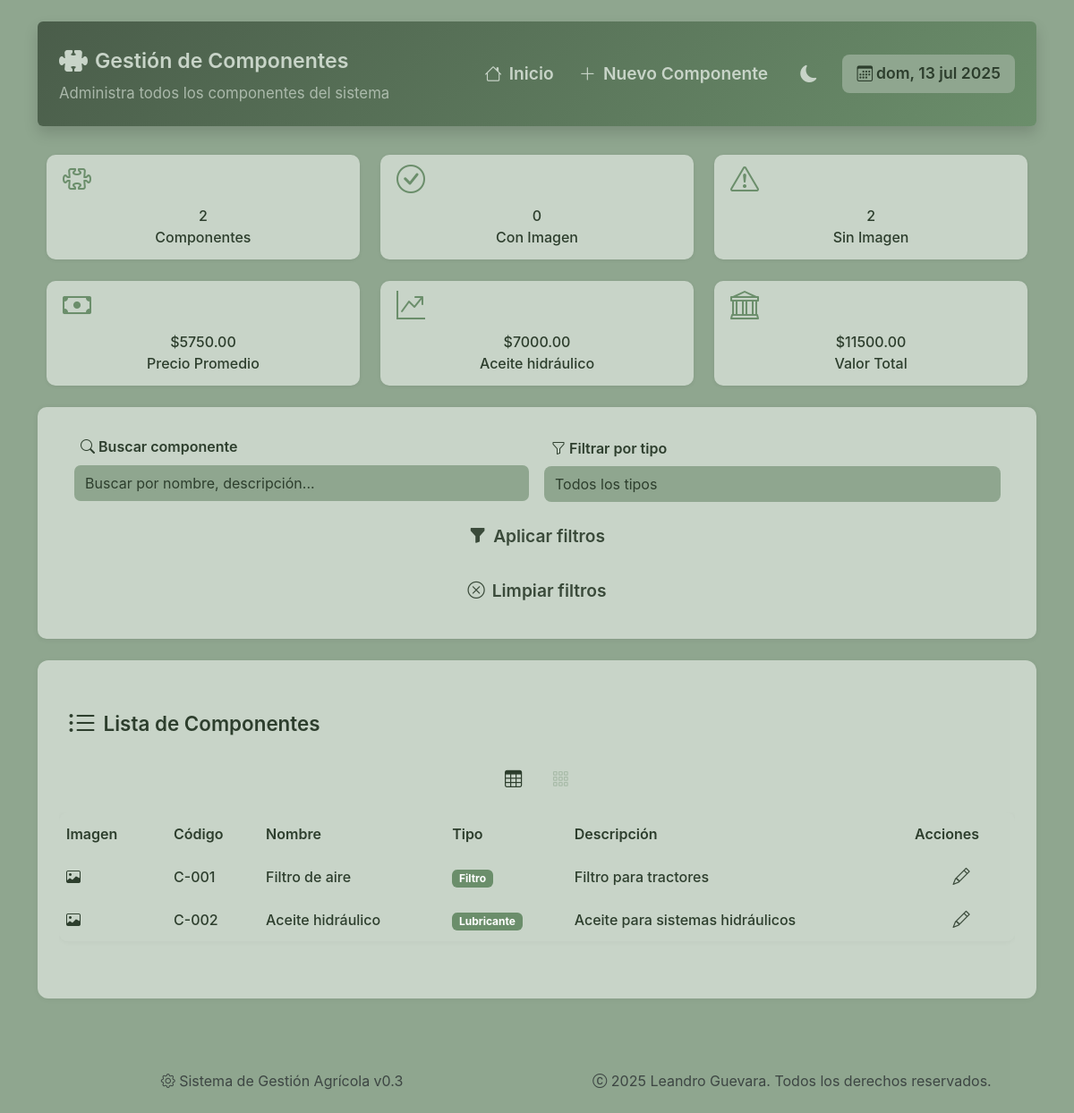
/componente/, run on an earlier commit of the app's database.
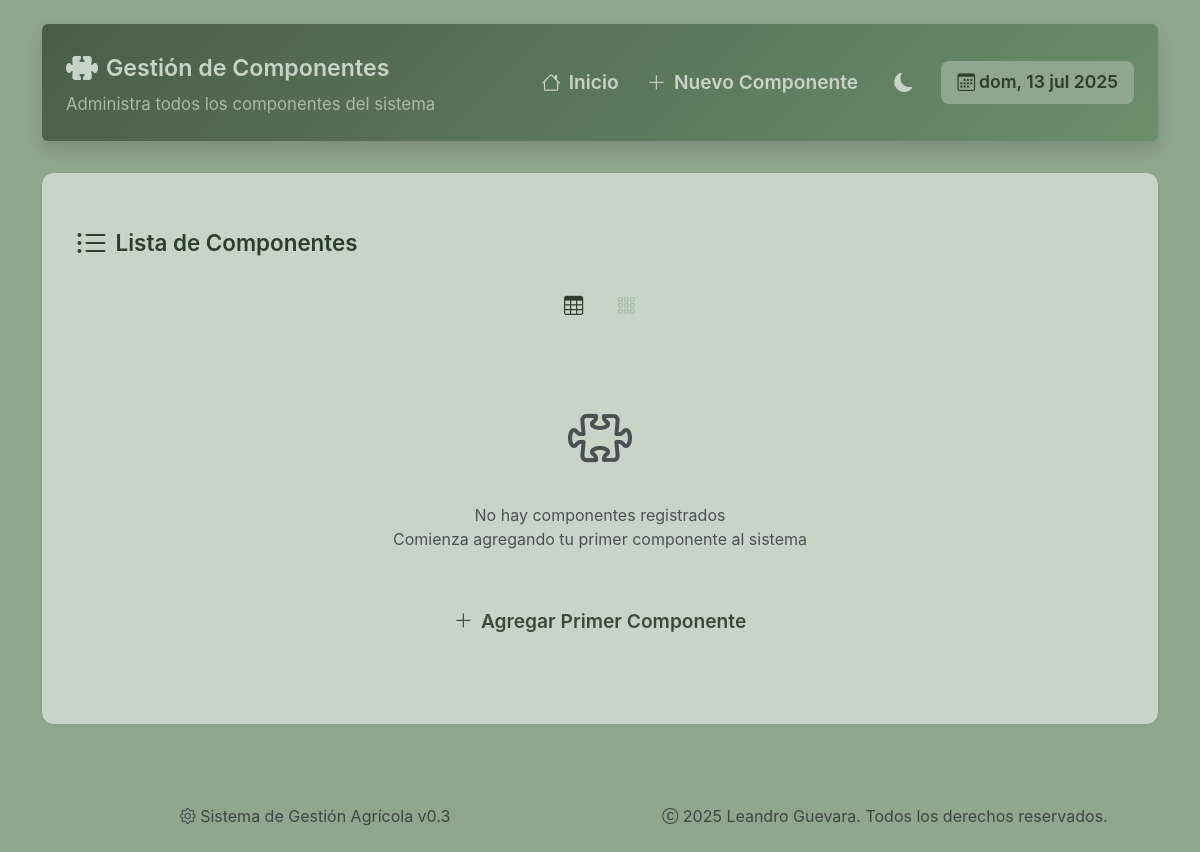
And on a later commit of the database.
### tables this page shows
CREATE TABLE componentes (
        ID INTEGER PRIMARY KEY AUTOINCREMENT,
        ID_Componente TEXT UNIQUE,
        Nombre TEXT NOT NULL,
        Descripcion TEXT,
        Tipo TEXT,
        Foto TEXT,
        Marca TEXT,
        Modelo TEXT,
        Precio REAL
    );

### sistema_gestion_agricola/routes/componentes.py (the view)
@componentes_bp.route('/')
def lista_componentes():
    conn = get_db_connection()
    componentes = conn.execute('SELECT * FROM componentes').fetchall()
    conn.close()
    return render_template('componentes/listar.html', componentes=componentes)

### sistema_gestion_agricola/utils/db.py (called while the page is built)
def get_db_connection():
    conn = sqlite3.connect('sistema_gestion_agricola.db', timeout=10)
    conn.row_factory = sqlite3.Row
    return conn

### sistema_gestion_agricola/templates/componentes/listar.html (shortened to what the changed rows need)
{% extends "base.html" %}
{% block content %}
<div class="page-wrapper">
    <div class="dashboard-header p-4 shadow rounded">
        <div class="header-topbar">
            <div class="header-title">
                <h2 class="section-title"><i class="bi bi-puzzle-fill"></i> Gestión de Componentes</h2>
            </div>
        </div>
    </div>
    {% if componentes %}
    <div class="stats-grid">
        <div class="stat-card hidden-item" data-delay="100">
            <div class="stat-icon">
                <i class="bi bi-puzzle"></i>
            </div>
            <div class="stat-content">
                <h3>{{ componentes|length }}</h3>
                <p>Componentes</p>
            </div>
        </div>
        <div class="stat-card hidden-item" data-delay="200">
            <div class="stat-icon">
                <i class="bi bi-check-circle"></i>
            </div>
            <div class="stat-content">
                <h3>{{ componentes|selectattr('Foto')|list|length }}</h3>
                <p>Con Imagen</p>
            </div>
        </div>
        <div class="stat-card hidden-item" data-delay="300">
            <div class="stat-icon">
                <i class="bi bi-exclamation-triangle"></i>
            </div>
            <div class="stat-content">
                <h3>{{ componentes|rejectattr('Foto')|list|length }}</h3>
                <p>Sin Imagen</p>
            </div>
        </div>
        <div class="stat-card hidden-item" data-delay="400">
            <div class="stat-icon">
                <i class="bi bi-cash"></i>
            </div>
            <div class="stat-content">
                <h3>
                    ${{ "%.2f"|format(
                    (componentes|map(attribute='Precio')|select|sum) /
                    (componentes|length if componentes|length > 0 else 1)) }}
                </h3>
                <p>Precio Promedio</p>
            </div>
        </div>
        <div class="stat-card hidden-item" data-delay="500">
            <div class="stat-icon">
                <i class="bi bi-graph-up-arrow"></i>
            </div>
            <div class="stat-content">
                {% set max_comp = componentes|max(attribute='Precio') %}
                <h3>${{ "%.2f"|format(max_comp.Precio) }}</h3>
                <p>{{ max_comp.Nombre }}</p>
            </div>
        </div>
        <div class="stat-card hidden-item" data-delay="600">
            <div class="stat-icon">
                <i class="bi bi-bank"></i>
            </div>
            <div class="stat-content">
                <h3>${{ "%.2f"|format(componentes | map(attribute='Precio') | select | sum) }}</h3>
                <p>Valor Total</p>
            </div>
        </div>
    </div>
    {% endif %}
    {% if componentes %}
    <div class="card-section mb-4 hidden-item" style="padding: 2rem 2.5rem;">
        <div class="row g-3 align-items-end">
            <div class="col-md-6">
                <label for="searchInput" class="form-label">
                    <i class="bi bi-search"></i> Buscar componente
                </label>
                <input type="text" class="form-control" id="searchInput" placeholder="Buscar por nombre, descripción...">
            </div>
            <div class="col-md-6">
                <label for="filterType" class="form-label">
                    <i class="bi bi-funnel"></i> Filtrar por tipo
                </label>
                <select class="form-select" id="filterType">
                    <option value="">Todos los tipos</option>
                </select>
            </div>
            <div class="d-flex flex-column flex-md-row gap-2">
                <button type="button" class="btn btn-outline-secondary w-100 w-md-auto" onclick="filterComponents()">
                    <i class="bi bi-funnel-fill"></i> Aplicar filtros
                </button>
                <button type="button" class="btn btn-outline-secondary w-100 w-md-auto" onclick="clearFilters()">
                    <i class="bi bi-x-circle"></i> Limpiar filtros
                </button>
            </div>
        </div>
    </div>
    {% endif %}
    <section class="page-section">
        {% if componentes %}
        <div id="tableView" class="table-view">
            <div class="table-responsive">
                <table class="table table-hover align-middle">
                    <thead>
                        <tr>
                            <th class="d-none d-md-table-cell" width="120">Imagen</th>
                            <th class="d-none d-lg-table-cell">Código</th>
                            <th>Nombre</th>
                            <th class="d-none d-sm-table-cell">Tipo</th>
                            <th class="d-none d-lg-table-cell">Descripción</th>
                            <th width="120">Acciones</th>
                        </tr>
                    </thead>
                    <tbody id="componentsTableBody">
                        {% for c in componentes %}
                        <tr class="component-row clickable-row"
                            data-name="{{ c.Nombre|lower }}"
                            data-description="{{ c.Descripcion|lower }}"
                            data-type="{{ c.Tipo or '' }}"
                            data-component-id="{{ c.ID }}">
                            <td class="d-none d-md-table-cell">
                                {% if c.Foto %}
                                    <img src="{{ url_for('static', filename='fotos/componentes/' ~ c.Foto) }}"
                                        class="component-thumb" alt="{{ c.Nombre }}">
                                {% else %}
                                    <div class="component-thumb-placeholder">
                                        <i class="bi bi-image"></i>
                                    </div>
                                {% endif %}
                            </td>
                            <td class="d-none d-lg-table-cell">
                                <span class="component-code">{{ c.ID_Componente or 'N/A' }}</span>
                            </td>
                            <td>
                                <strong class="component-name">{{ c.Nombre }}</strong>
                            </td>
                            <td class="d-none d-sm-table-cell">
                                {% if c.Tipo %}
                                    <span class="badge" style="background-color: var(--agri-green-primary);">{{ c.Tipo }}</span>
                                {% else %}
                                    <span class="text-muted">No especificado</span>
                                {% endif %}
                            </td>
                            <td class="d-none d-lg-table-cell">
                                <span class="component-description">{{ c.Descripcion[:50] }}{% if c.Descripcion|length > 50 %}...{% endif %}</span>
                            </td>
                            <td class="action-cell">
                                <div class="btn-group-horizontal">
                                    <a href="{{ url_for('componentes.editar_componente', id=c.ID) }}"
                                    class="btn btn-outline-secondary btn-sm"
                                    title="Editar componente">
                                        <i class="bi bi-pencil"></i>
                                    </a>
                                </div>
                            </td>
                        </tr>
                        {% endfor %}
                    </tbody>
                </table>
            </div>
        </div>
        {% endif %}
        {% if not componentes %}
        <div class="empty-state text-center py-5">
            <i class="bi bi-puzzle text-muted" style="font-size: 4rem;"></i>
            <h4 class="text-muted mt-3">No hay componentes registrados</h4>
            <p class="text-muted mb-5">Comienza agregando tu primer componente al sistema</p>
                <a href="{{ url_for('componentes.registrar_componente') }}"
                    class="btn btn-outline-secondary">
                    <i class="bi bi-plus-lg"></i> Agregar Primer Componente
            </a>
        </div>
        {% endif %}
    </section>
{% endblock %}

What changed in the data, as far as the page shows it:
removed componentes: Precio "7000.00", Nombre "Aceite hidráulico", ID_Componente "C-002", Tipo "Lubricante", Descripcion "Aceite para sistemas hidráulicos"
removed componentes: ID_Componente "C-001", Nombre "Filtro de aire", Tipo "Filtro", Descripcion "Filtro para tractores"
Also different on the page:
{{ componentes|length }}: "2" → (not shown)
{{ componentes|selectattr('Foto')|list|length }}: "0" → (not shown)
{{ componentes|rejectattr('Foto')|list|length }}: "2" → (not shown)
{{ "%.2f"|format(componentes | map(attribute='Precio') | select | sum) }}: "11500.00" → (not shown)
form field value: "Todos los tipos" → (not shown)
text no longer shown: "Componentes Con Imagen Sin Imagen $ 5750.00 Precio Promedio $ $ Valor Total Buscar componente Filtrar por tipo Aplicar filtros Limpiar filtros Imagen Código Nombre Tipo Descripción Acciones"
text now shown: "No hay componentes registrados Comienza agregando tu primer componente al sistema Agregar Primer Componente"
